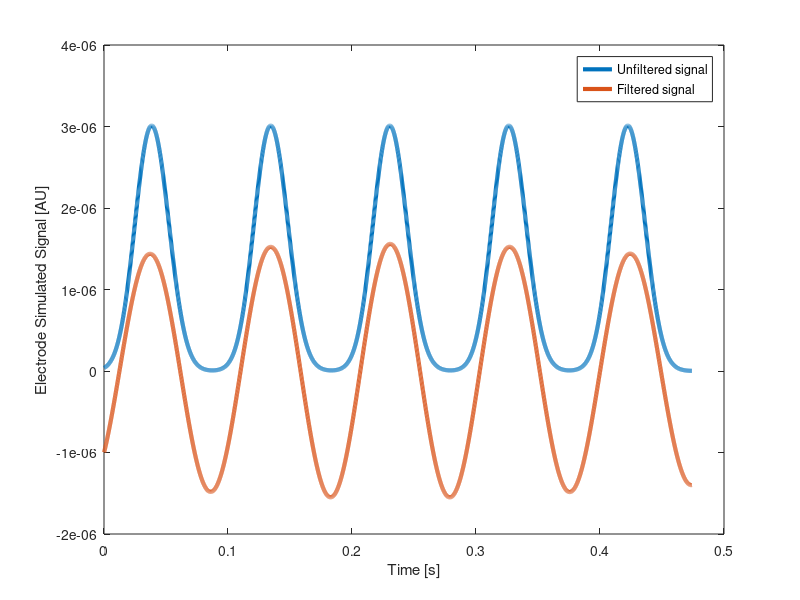

MATLAB code to generate this figure: (Note: this script raises an error after producing the figure.)
clear all
close all

%% Plot filtered vs non-filtered electorde signal

load('final_mats_for_figures/filtered_vs_non_filtered_data.mat','t','channels_for_signal','unfiltered_signal','filtered_signal')

line_width = 3;

f1 = figure;
plot(t,unfiltered_signal,'LineWidth',line_width)
hold on
plot(t,filtered_signal,'LineWidth',line_width)
legend('Unfiltered signal','Filtered signal')
xlabel('Time [s]')
ylabel('Electrode Simulated Signal [AU]')

%% Calculate filtered vs non-filtered electorde signal

large_scouts_filtered_params

%Channel Positions
path_to_channel_positions = [get_analysis_code_base_path() 'spatial_data/channel_locations.mat'];

% Apply path configurations and load
[electrode_channel_poitions, cortex, simulation_table, electrode_grid, save_path] = apply_path_configurations_and_load(path_to_channel_positions,cortex_name,path_to_results_table,electrode_grid_name, ''); 
simulation_table = simulation_table.two_scouts_results;

% Get relevant row and plot head
row_num = get_row_num_by_dt_dx(simulation_table,dt,dx);
row = simulation_table(row_num ,:);

if plotting_config.duplicate_hemisphere
   temp_signal = row.EEG_recordings{1};
   flipped_electrode_grid = flipud(electrode_grid);
   temp_signal_flipped = temp_signal;
   temp_signal_flipped(electrode_grid(:),:) = temp_signal_flipped(flipped_electrode_grid(:),:);
   temp_signal_duplicated = temp_signal;
   temp_signal_duplicated(electrode_grid(:),:) = temp_signal(electrode_grid(:),:) + temp_signal_flipped(electrode_grid(:),:);
   electrode_signals = temp_signal_duplicated;
else
   electrode_signals = row.EEG_recordings{1};
end

%%% Unfiltered signal
plotting_config.ws = [];
plotting_config = fill_missing_configs_with_defaults(plotting_config);
electrode_set_unfiltered = ElectrodeSet(electrode_signals(:,plotting_config.crop_at(1):plotting_config.crop_at(2)), electrode_channel_poitions,plotting_config);

%%% Filtered signal
plotting_config.ws = [10 12];
plotting_config.flip_signal = 0;
plotting_config.pad_samples = 1000;
plotting_config.n_reps = 100;
electrode_set_filtered = ElectrodeSet(electrode_signals(:,plotting_config.crop_at(1):plotting_config.crop_at(2)), electrode_channel_poitions,plotting_config);

channels_for_signal = 53;
t = (1:size(electrode_set_unfiltered.electrode_signals,2)) / plotting_config.fs;
unfiltered_signal = electrode_set_unfiltered.electrode_signals(channels_for_signal,:);
filtered_signal = electrode_set_filtered.electrode_signals(channels_for_signal,:);

save('final_mats_for_figures/filtered_vs_non_filtered_data.mat','t','channels_for_signal','unfiltered_signal','filtered_signal')
